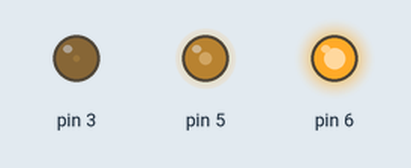
Recording of a sketch running on a simulated Arduino Uno, built with avr-gcc and run on an emulated ATmega328P. Parts: output pins drawn as LEDs (lit = HIGH).

Above: at 0.1 s.
Timing chart, 0 to 1.6 s (numbered marks = the images above):
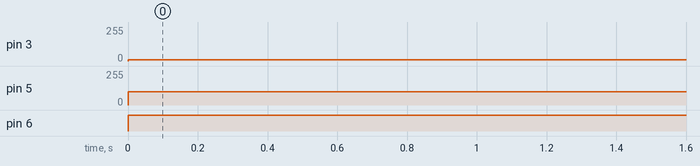

The sketch:

202305155.ino
```cpp
void setup() {
  // put your setup code here, to run once:

}

void loop() {
  // put your main code here, to run repeatedly:
  analogWrite(3, 10);
  analogWrite(5, 100);
  analogWrite(6, 255);
}
```

Measured:
- by itself, pin 3: 0/255 → 10/255 at 0.00 s
- by itself, pin 5: 0/255 → 100/255 at 0.00 s
- by itself, pin 6: LOW → HIGH at 0.00 s
